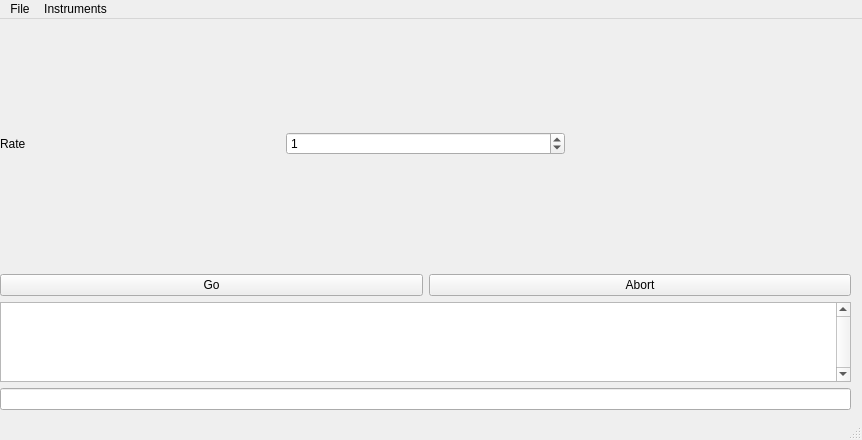
<?xml version="1.0" encoding="UTF-8"?>
<ui version="4.0">
 <class>MainWindow</class>
 <widget class="QMainWindow" name="MainWindow">
  <property name="geometry">
   <rect>
    <x>0</x>
    <y>0</y>
    <width>862</width>
    <height>440</height>
   </rect>
  </property>
  <property name="windowTitle">
   <string>MainWindow</string>
  </property>
  <widget class="QWidget" name="centralwidget">
   <widget class="QWidget" name="verticalLayoutWidget">
    <property name="geometry">
     <rect>
      <x>0</x>
      <y>0</y>
      <width>851</width>
      <height>391</height>
     </rect>
    </property>
    <layout class="QVBoxLayout" name="verticalLayout">
     <item>
      <layout class="QHBoxLayout" name="horizontalLayout">
       <item>
        <widget class="QLabel" name="label">
         <property name="text">
          <string>Rate</string>
         </property>
        </widget>
       </item>
       <item>
        <widget class="QSpinBox" name="spinBox">
         <property name="minimumSize">
          <size>
           <width>100</width>
           <height>0</height>
          </size>
         </property>
         <property name="value">
          <number>1</number>
         </property>
        </widget>
       </item>
       <item>
        <widget class="QwtPlot" name="qwtPlot"/>
       </item>
      </layout>
     </item>
     <item>
      <layout class="QHBoxLayout" name="horizontalLayout_2">
       <item>
        <widget class="QPushButton" name="go_button">
         <property name="text">
          <string>Go</string>
         </property>
        </widget>
       </item>
       <item>
        <widget class="QPushButton" name="abort_button">
         <property name="text">
          <string>Abort</string>
         </property>
        </widget>
       </item>
      </layout>
     </item>
     <item>
      <widget class="QTextBrowser" name="message_box">
       <property name="sizePolicy">
        <sizepolicy hsizetype="Expanding" vsizetype="Maximum">
         <horstretch>0</horstretch>
         <verstretch>0</verstretch>
        </sizepolicy>
       </property>
       <property name="maximumSize">
        <size>
         <width>16777215</width>
         <height>80</height>
        </size>
       </property>
       <property name="verticalScrollBarPolicy">
        <enum>Qt::ScrollBarAlwaysOn</enum>
       </property>
       <property name="html">
        <string>&lt;!DOCTYPE HTML PUBLIC &quot;-//W3C//DTD HTML 4.0//EN&quot; &quot;http://www.w3.org/TR/REC-html40/strict.dtd&quot;&gt;
&lt;html&gt;&lt;head&gt;&lt;meta name=&quot;qrichtext&quot; content=&quot;1&quot; /&gt;&lt;style type=&quot;text/css&quot;&gt;
p, li { white-space: pre-wrap; }
&lt;/style&gt;&lt;/head&gt;&lt;body style=&quot; font-family:'Lucida Grande'; font-size:13pt; font-weight:400; font-style:normal;&quot;&gt;
&lt;p style=&quot;-qt-paragraph-type:empty; margin-top:0px; margin-bottom:0px; margin-left:0px; margin-right:0px; -qt-block-indent:0; text-indent:0px; font-family:'MS Shell Dlg 2'; font-size:8pt;&quot;&gt;&lt;/p&gt;&lt;/body&gt;&lt;/html&gt;</string>
       </property>
      </widget>
     </item>
     <item>
      <widget class="QLineEdit" name="cmd_lineEdit"/>
     </item>
    </layout>
   </widget>
  </widget>
  <widget class="QMenuBar" name="menubar">
   <property name="geometry">
    <rect>
     <x>0</x>
     <y>0</y>
     <width>862</width>
     <height>22</height>
    </rect>
   </property>
   <widget class="QMenu" name="menuFile">
    <property name="title">
     <string>File</string>
    </property>
    <widget class="QMenu" name="menuSave">
     <property name="title">
      <string>Save..</string>
     </property>
     <addaction name="actionExperimental_Settings"/>
     <addaction name="actionExperimental_and_Instrument_Settings"/>
    </widget>
    <addaction name="menuSave"/>
    <addaction name="actionLoad"/>
   </widget>
   <widget class="QMenu" name="menuInstruments">
    <property name="title">
     <string>Instruments</string>
    </property>
   </widget>
   <addaction name="menuFile"/>
   <addaction name="menuInstruments"/>
  </widget>
  <widget class="QStatusBar" name="statusbar"/>
  <action name="actionExperimental_Settings">
   <property name="text">
    <string>Experimental Settings</string>
   </property>
  </action>
  <action name="actionExperimental_and_Instrument_Settings">
   <property name="text">
    <string>Experimental and Instrument Settings</string>
   </property>
  </action>
  <action name="actionLoad">
   <property name="text">
    <string>Load</string>
   </property>
  </action>
 </widget>
 <customwidgets>
  <customwidget>
   <class>QwtPlot</class>
   <extends>QFrame</extends>
   <header>qwt_plot.h</header>
  </customwidget>
 </customwidgets>
 <resources/>
 <connections/>
</ui>
